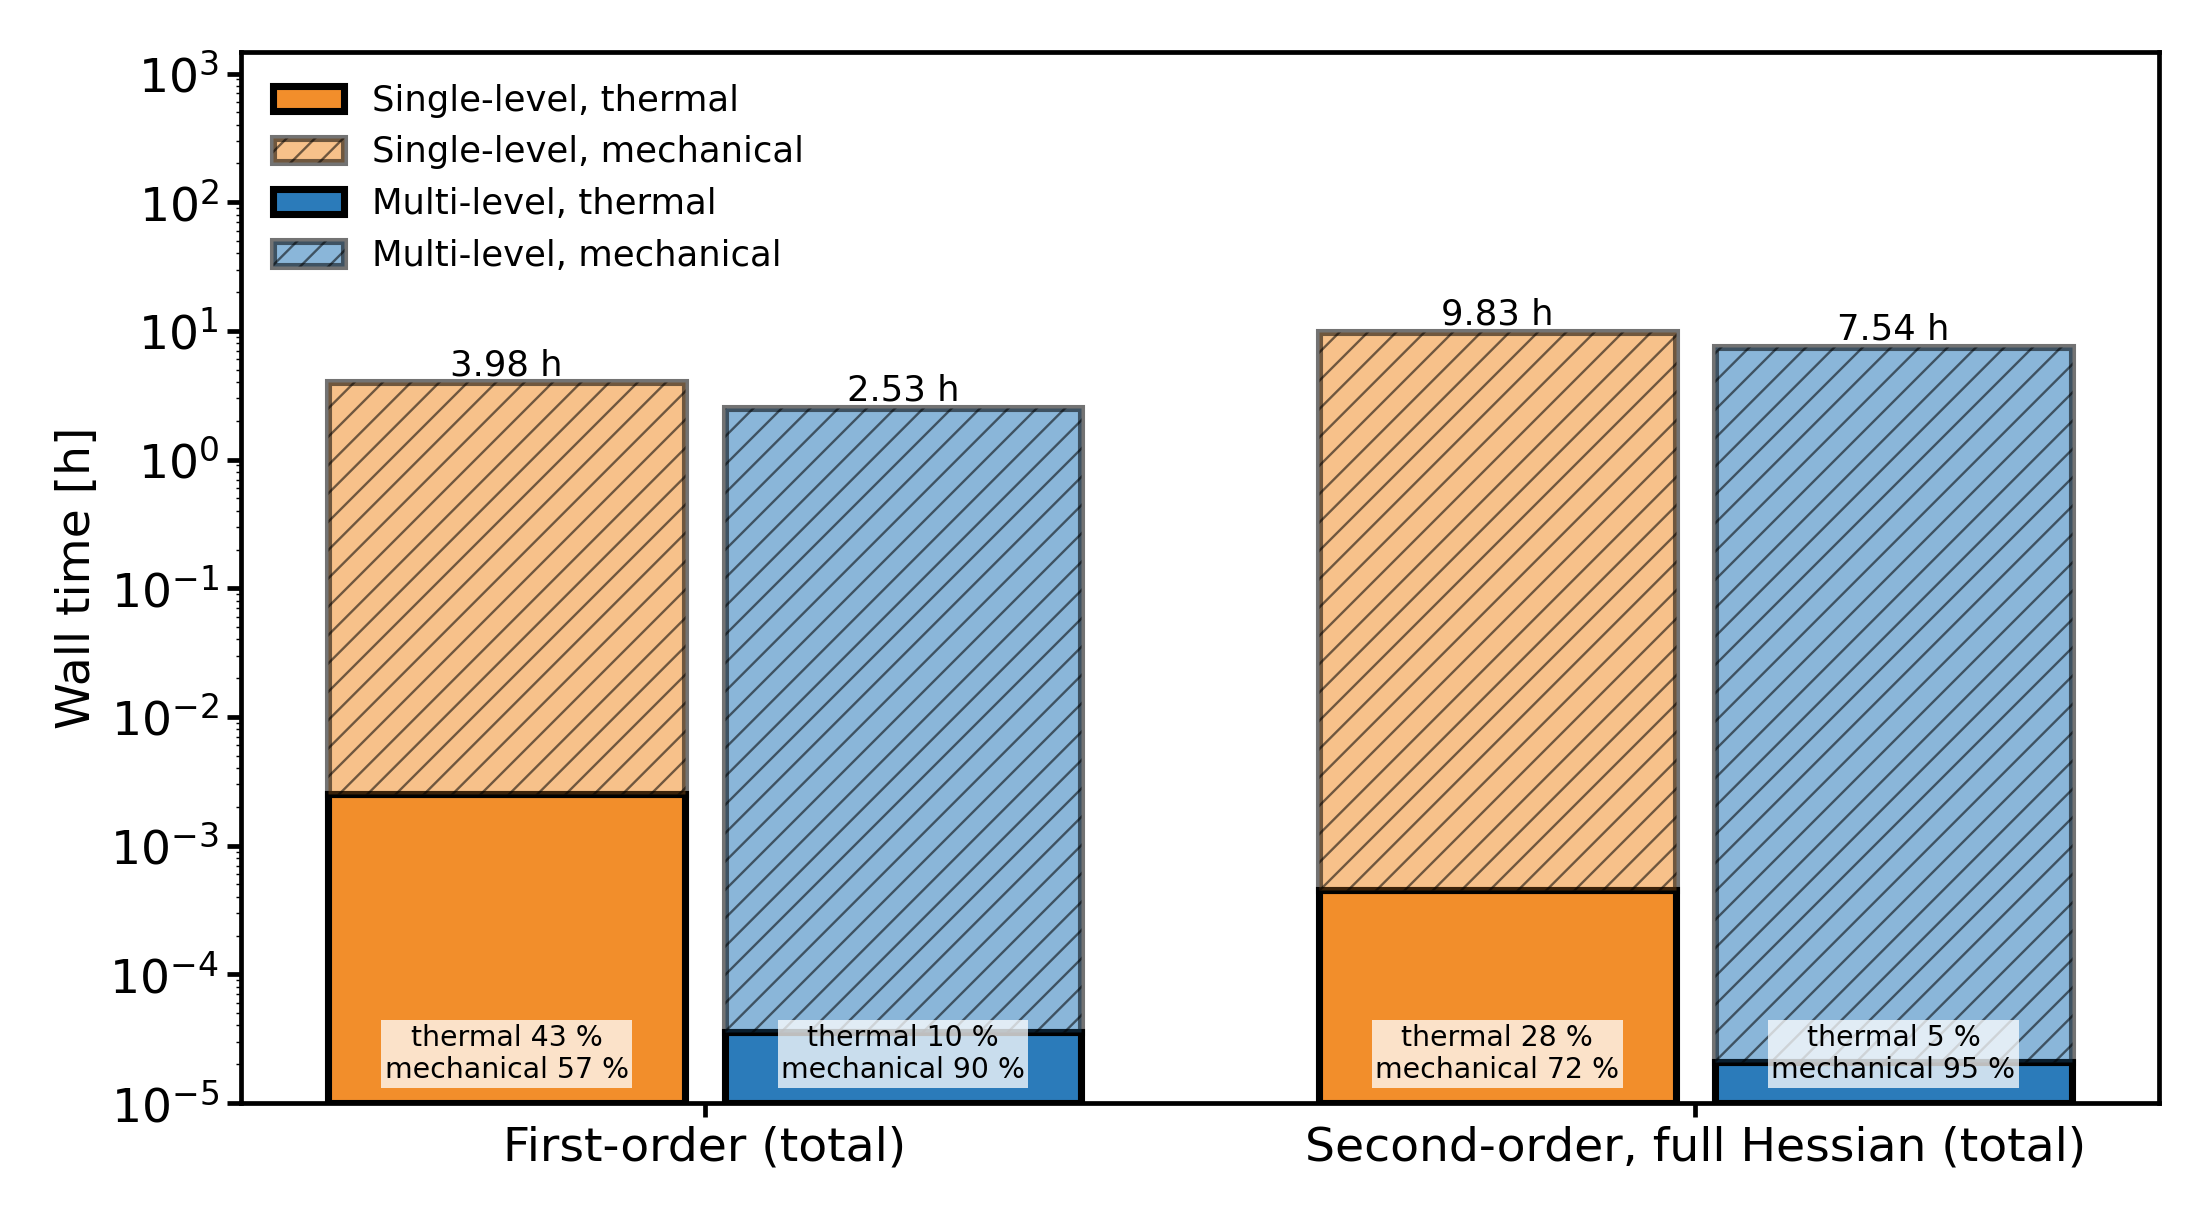

Generate this figure with Python:
"""Wall-time figure (single-level vs multi-level), case 0 (2.1 mm track), thermal + mechanical bars, same layout as the bare-plate timing figure.
First order: measured (single-level thermal 6145 s on 40 cores, mechanical 8179 s; multi-level thermal 927 s on 16 cores, mechanical MECH_ML s).
Second order: estimated by applying the order-1 -> order-2 (full Hessian) cost ratios of the exclusive-node Enzyme timings (thermal x1.59, mechanical x3.13) to the first-order times.  usage: fig_walltime.py OUT_PREFIX [MECH_ML_s]"""
import sys, numpy as np, matplotlib; matplotlib.use("Agg"); import matplotlib.pyplot as plt
out = sys.argv[1]; MECH_ML = float(sys.argv[2]) if len(sys.argv) > 2 else 8198.0
RT, RM = 1.59, 3.13; H = 3600.0
S1 = (6145.0, 8179.0); M1 = (927.0, MECH_ML)
S2 = (S1[0] * RT, S1[1] * RM); M2 = (M1[0] * RT, M1[1] * RM)
plt.rcParams.update({"font.size": 20, "axes.linewidth": 2}); ORANGE, BLUE = "#f28e2b", "#2b7bba"; ymin = 1e-5
def stacked(ax, x, th, me, col, lt, lm):
    tot = th + me; b = np.exp(np.log(ymin) + (np.log(tot) - np.log(ymin)) * th / tot)
    ax.bar(x, b - ymin, bottom=ymin, width=0.36, color=col, edgecolor="black", linewidth=3, label=lt)
    ax.bar(x, tot - b, bottom=b, width=0.36, color=col, edgecolor="black", linewidth=3, hatch="//", alpha=0.55, label=lm)
    ax.text(x, tot, f"{tot:.3g} h", ha="center", va="bottom", fontsize=15)
    ax.text(x, ymin * 1.4, "thermal %.0f %%\nmechanical %.0f %%" % (100 * th / tot, 100 * me / tot), ha="center", va="bottom", fontsize=12, bbox=dict(fc="white", ec="none", alpha=0.75, pad=1.5))
f, ax = plt.subplots(figsize=(13, 7.2))
for g, (s, m) in enumerate([(S1, M1), (S2, M2)]):
    stacked(ax, g - 0.2, s[0] / H, s[1] / H, ORANGE, "Single-level, thermal" if g == 0 else None, "Single-level, mechanical" if g == 0 else None)
    stacked(ax, g + 0.2, m[0] / H, m[1] / H, BLUE, "Multi-level, thermal" if g == 0 else None, "Multi-level, mechanical" if g == 0 else None)
ax.set_yscale("log"); ax.set_ylim(ymin, sum(S2) / H * 150); ax.set_xticks([0, 1]); ax.set_xticklabels(["First-order (total)", "Second-order, full Hessian (total)"]); ax.set_ylabel("Wall time [h]"); ax.tick_params(width=2, length=6)
ax.legend(loc="upper left", frameon=False, fontsize=15); f.tight_layout(); f.savefig(out + ".png", dpi=170)
for n, s, m in [("first", S1, M1), ("second", S2, M2)]: print(n, "single %.2f h  multi %.2f h  speedup %.2fx | thermal %.1fx" % (sum(s) / H, sum(m) / H, sum(s) / sum(m), s[0] / m[0]))
